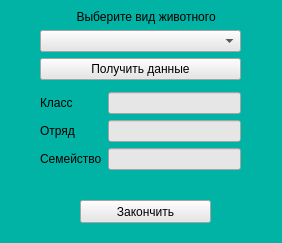
<?xml version="1.0" encoding="UTF-8"?>
<ui version="4.0">
 <class>GetData</class>
 <widget class="QWidget" name="GetData">
  <property name="geometry">
   <rect>
    <x>0</x>
    <y>0</y>
    <width>282</width>
    <height>243</height>
   </rect>
  </property>
  <property name="sizePolicy">
   <sizepolicy hsizetype="Fixed" vsizetype="Fixed">
    <horstretch>0</horstretch>
    <verstretch>0</verstretch>
   </sizepolicy>
  </property>
  <property name="minimumSize">
   <size>
    <width>0</width>
    <height>0</height>
   </size>
  </property>
  <property name="maximumSize">
   <size>
    <width>282</width>
    <height>329</height>
   </size>
  </property>
  <property name="windowTitle">
   <string>Получить данные о виде</string>
  </property>
  <property name="styleSheet">
   <string notr="true">background-color: rgb(0, 179, 164);</string>
  </property>
  <widget class="QPushButton" name="pushButton_2">
   <property name="geometry">
    <rect>
     <x>80</x>
     <y>200</y>
     <width>131</width>
     <height>23</height>
    </rect>
   </property>
   <property name="styleSheet">
    <string notr="true">background-color: rgb(230, 230, 230);</string>
   </property>
   <property name="text">
    <string>Закончить</string>
   </property>
  </widget>
  <widget class="QWidget" name="">
   <property name="geometry">
    <rect>
     <x>40</x>
     <y>10</y>
     <width>201</width>
     <height>160</height>
    </rect>
   </property>
   <layout class="QVBoxLayout" name="verticalLayout_4">
    <item>
     <layout class="QVBoxLayout" name="verticalLayout">
      <item>
       <widget class="QLabel" name="label">
        <property name="text">
         <string>           Выберите вид животного</string>
        </property>
       </widget>
      </item>
      <item>
       <widget class="QComboBox" name="comboBox">
        <property name="styleSheet">
         <string notr="true">background-color: rgb(230, 230, 230);</string>
        </property>
       </widget>
      </item>
      <item>
       <widget class="QPushButton" name="pushButton">
        <property name="styleSheet">
         <string notr="true">background-color: rgb(230, 230, 230);</string>
        </property>
        <property name="text">
         <string>Получить данные</string>
        </property>
       </widget>
      </item>
     </layout>
    </item>
    <item>
     <spacer name="verticalSpacer">
      <property name="orientation">
       <enum>Qt::Vertical</enum>
      </property>
      <property name="sizeHint" stdset="0">
       <size>
        <width>20</width>
        <height>40</height>
       </size>
      </property>
     </spacer>
    </item>
    <item>
     <layout class="QHBoxLayout" name="horizontalLayout">
      <item>
       <layout class="QVBoxLayout" name="verticalLayout_3">
        <item>
         <widget class="QLabel" name="label_2">
          <property name="text">
           <string>Класс</string>
          </property>
         </widget>
        </item>
        <item>
         <widget class="QLabel" name="label_3">
          <property name="text">
           <string>Отряд</string>
          </property>
         </widget>
        </item>
        <item>
         <widget class="QLabel" name="label_4">
          <property name="text">
           <string>Семейство</string>
          </property>
         </widget>
        </item>
       </layout>
      </item>
      <item>
       <layout class="QVBoxLayout" name="verticalLayout_2">
        <item>
         <widget class="QLineEdit" name="lineEdit">
          <property name="styleSheet">
           <string notr="true">background-color: rgb(230, 230, 230);</string>
          </property>
         </widget>
        </item>
        <item>
         <widget class="QLineEdit" name="lineEdit_2">
          <property name="styleSheet">
           <string notr="true">background-color: rgb(230, 230, 230);</string>
          </property>
         </widget>
        </item>
        <item>
         <widget class="QLineEdit" name="lineEdit_3">
          <property name="styleSheet">
           <string notr="true">background-color: rgb(230, 230, 230);</string>
          </property>
         </widget>
        </item>
       </layout>
      </item>
     </layout>
    </item>
   </layout>
  </widget>
 </widget>
 <resources/>
 <connections/>
</ui>
